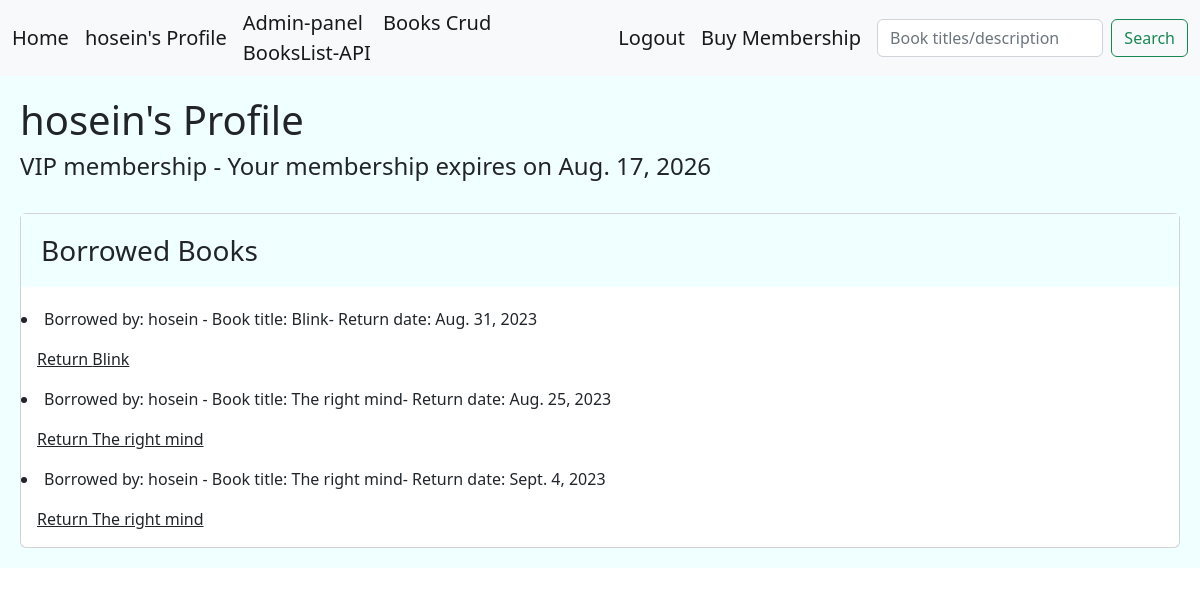
Before: /users/12/ (signed in) with the older database file.
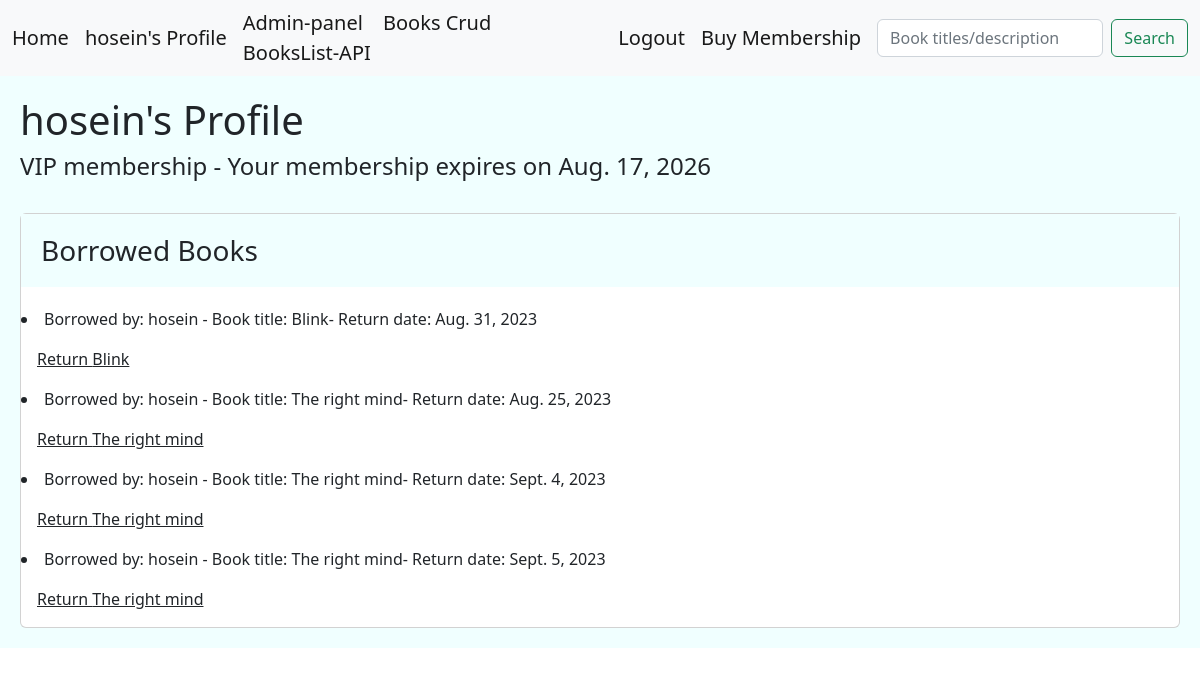
After: the same page with the newer database file.
### library/models.py (models this page shows, shortened)
class BorrowedBook(models.Model):
    user = models.ForeignKey(User, on_delete=models.CASCADE)
    book = models.ForeignKey(Books, on_delete=models.CASCADE)
    borrow_date = models.DateField()
    return_date = models.DateField(null=True, blank=True)
    date_check = models.BooleanField(default=False) #say how many days left

class Books(models.Model):
    title = models.CharField(max_length=100)
    description = models.TextField(null=True)
    price = models.DecimalField(max_digits=6 , decimal_places=2, default=0.00)
    shabak = models.CharField(max_length=150,null=True)
    copies_available = models.PositiveIntegerField(default=4)
    genre = models.ForeignKey('Genre', on_delete=models.SET_NULL, null=True)
    author = models.ForeignKey('Author', on_delete=models.SET_NULL, null=True)
    def __str__(self):
        return self.title

### account/models.py (models this page shows, shortened)
class CustomUser(AbstractBaseUser):
    MEMBERSHIP_NORMAL = 'N'
    MEMBERSHIP_VIP = 'V'
    MEMBERSHIP_CHOICES = [
        (MEMBERSHIP_NORMAL,'Normal'),
        (MEMBERSHIP_VIP,'VIP'),
    ]
    full_name = models.CharField(max_length=100,unique=True,null=True)
    email = models.EmailField(unique=True)
    expiration_date = models.DateField(null=True)
    membership = models.CharField(max_length=1, choices= MEMBERSHIP_CHOICES, default= MEMBERSHIP_NORMAL)
    phone = models.CharField(max_length=11, unique=True, null=True)
    is_active = models.BooleanField(default=True)
    is_admin = models.BooleanField(default=False)
    objects = UserManager()
    USERNAME_FIELD = 'phone'
    REQUIRED_FIELDS = ['email','password','full_name',]#['email',] #required fields when making a user in shell by createsuper user
    def __str__(self):
        return self.email

### library/views.py (the view)
# urls.py: path('users/<int:user_id>/',views.UserProfile.as_view(), name='user'),
class UserProfile(LoginRequiredMixin,View):
    template_class = 'library/user_profile.html'
    def dispatch(self, request,user_id):
        if user_id != request.user.id:
            messages.error(request, 'No cheating!', 'danger')
            return redirect('library:home')
        return super().dispatch(request, user_id)
    def get(self,request, user_id):
        user = User.objects.get(id=user_id)
        borrowed_books = BorrowedBook.objects.filter(user=user.id)
        return render(request,self.template_class,{'borrowed_books': borrowed_books,'user':user})

### library/templates/library/user_profile.html (shortened to what this page needs)
<!DOCTYPE html>
<html lang="en">
<head>
    <link href="https://cdn.jsdelivr.net/npm/bootstrap@5.2.0-beta1/dist/css/bootstrap.min.css" rel="stylesheet">
</head>
<body>
{% include 'include/navbar.html' %}
<div class="jumbotron">
    {% block content %} <H1> {{ user.full_name }}'s Profile</H1>
    {% if user.membership == 'V'%} <H4> VIP membership - Your membership expires on {{user.expiration_date}} </H4> {% else %} <H4> NORMAL membership </H4> {% endif%}
     <br/>
    <div class="card">
        <h3 class="card-title jumbotron">Borrowed Books</h3>
    {% for i in borrowed_books %}
    <li> Borrowed by: {{i.user.full_name}} - Book title: {{i.book}}- Return date: {{i.return_date}}</li>
    <a class="card-body" href="{% url 'library:return' i.id  %}" >Return {{i.book}}</a>
    {% endfor %}
    {% endblock %}
</div>
</body>
</html>

Changed rows visible on the page:
added BorrowedBook: user.full_name "hosein", book "The right mind", return_date "Sept. 5, 2023"
